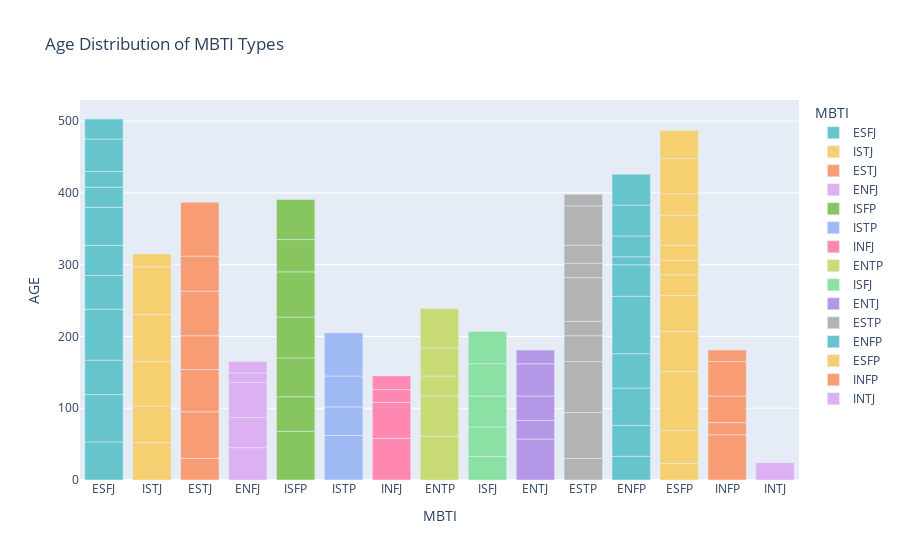

The cell this chart's notebook holds for it:
### Code cell
fig = px.bar(df, x='MBTI', y=("AGE"), title='Age Distribution of MBTI Types', color='MBTI', color_discrete_sequence=px.colors.qualitative.Pastel)
fig.show()

### Figure 1 — Plotly figure (JSON) as saved in the notebook; plotly's stock layout.template omitted (floating-point values rounded to 4 significant figures)
{"data": [{"alignmentgroup": "True", "hovertemplate": "MBTI=%{x}<br>AGE=%{y}<extra></extra>", "legendgroup": "ESFJ", "marker": {"color": "rgb(102, 197, 204)", "pattern": {"shape": ""}}, "name": "ESFJ", "offsetgroup": "ESFJ", "orientation": "v", "showlegend": true, "textposition": "auto", "type": "bar", "x": ["ESFJ", "ESFJ", "ESFJ", "ESFJ", "ESFJ", "ESFJ", "ESFJ", "ESFJ", "ESFJ", "ESFJ", "ESFJ"], "xaxis": "x", "y": [53, 66, 48, 71, 47, 42, 53, 28, 22, 45, 28], "yaxis": "y"}, {"alignmentgroup": "True", "hovertemplate": "MBTI=%{x}<br>AGE=%{y}<extra></extra>", "legendgroup": "ISTJ", "marker": {"color": "rgb(246, 207, 113)", "pattern": {"shape": ""}}, "name": "ISTJ", "offsetgroup": "ISTJ", "orientation": "v", "showlegend": true, "textposition": "auto", "type": "bar", "x": ["ISTJ", "ISTJ", "ISTJ", "ISTJ", "ISTJ", "ISTJ"], "xaxis": "x", "y": [52, 51, 62, 66, 66, 18], "yaxis": "y"}, {"alignmentgroup": "True", "hovertemplate": "MBTI=%{x}<br>AGE=%{y}<extra></extra>", "legendgroup": "ESTJ", "marker": {"color": "rgb(248, 156, 116)", "pattern": {"shape": ""}}, "name": "ESTJ", "offsetgroup": "ESTJ", "orientation": "v", "showlegend": true, "textposition": "auto", "type": "bar", "x": ["ESTJ", "ESTJ", "ESTJ", "ESTJ", "ESTJ", "ESTJ", "ESTJ"], "xaxis": "x", "y": [30, 65, 59, 47, 62, 49, 75], "yaxis": "y"}, {"alignmentgroup": "True", "hovertemplate": "MBTI=%{x}<br>AGE=%{y}<extra></extra>", "legendgroup": "ENFJ", "marker": {"color": "rgb(220, 176, 242)", "pattern": {"shape": ""}}, "name": "ENFJ", "offsetgroup": "ENFJ", "orientation": "v", "showlegend": true, "textposition": "auto", "type": "bar", "x": ["ENFJ", "ENFJ", "ENFJ", "ENFJ", "ENFJ"], "xaxis": "x", "y": [45, 42, 49, 13, 16], "yaxis": "y"}, {"alignmentgroup": "True", "hovertemplate": "MBTI=%{x}<br>AGE=%{y}<extra></extra>", "legendgroup": "ISFP", "marker": {"color": "rgb(135, 197, 95)", "pattern": {"shape": ""}}, "name": "ISFP", "offsetgroup": "ISFP", "orientation": "v", "showlegend": true, "textposition": "auto", "type": "bar", "x": ["ISFP", "ISFP", "ISFP", "ISFP", "ISFP", "ISFP", "ISFP"], "xaxis": "x", "y": [68, 48, 54, 57, 63, 45, 56], "yaxis": "y"}, {"alignmentgroup": "True", "hovertemplate": "MBTI=%{x}<br>AGE=%{y}<extra></extra>", "legendgroup": "ISTP", "marker": {"color": "rgb(158, 185, 243)", "pattern": {"shape": ""}}, "name": "ISTP", "offsetgroup": "ISTP", "orientation": "v", "showlegend": true, "textposition": "auto", "type": "bar", "x": ["ISTP", "ISTP", "ISTP", "ISTP"], "xaxis": "x", "y": [62, 40, 43, 60], "yaxis": "y"}, {"alignmentgroup": "True", "hovertemplate": "MBTI=%{x}<br>AGE=%{y}<extra></extra>", "legendgroup": "INFJ", "marker": {"color": "rgb(254, 136, 177)", "pattern": {"shape": ""}}, "name": "INFJ", "offsetgroup": "INFJ", "orientation": "v", "showlegend": true, "textposition": "auto", "type": "bar", "x": ["INFJ", "INFJ", "INFJ", "INFJ"], "xaxis": "x", "y": [58, 50, 18, 19], "yaxis": "y"}, {"alignmentgroup": "True", "hovertemplate": "MBTI=%{x}<br>AGE=%{y}<extra></extra>", "legendgroup": "ENTP", "marker": {"color": "rgb(201, 219, 116)", "pattern": {"shape": ""}}, "name": "ENTP", "offsetgroup": "ENTP", "orientation": "v", "showlegend": true, "textposition": "auto", "type": "bar", "x": ["ENTP", "ENTP", "ENTP", "ENTP", "ENTP"], "xaxis": "x", "y": [61, 56, 28, 39, 55], "yaxis": "y"}, {"alignmentgroup": "True", "hovertemplate": "MBTI=%{x}<br>AGE=%{y}<extra></extra>", "legendgroup": "ISFJ", "marker": {"color": "rgb(139, 224, 164)", "pattern": {"shape": ""}}, "name": "ISFJ", "offsetgroup": "ISFJ", "orientation": "v", "showlegend": true, "textposition": "auto", "type": "bar", "x": ["ISFJ", "ISFJ", "ISFJ", "ISFJ", "ISFJ"], "xaxis": "x", "y": [33, 41, 43, 45, 45], "yaxis": "y"}, {"alignmentgroup": "True", "hovertemplate": "MBTI=%{x}<br>AGE=%{y}<extra></extra>", "legendgroup": "ENTJ", "marker": {"color": "rgb(180, 151, 231)", "pattern": {"shape": ""}}, "name": "ENTJ", "offsetgroup": "ENTJ", "orientation": "v", "showlegend": true, "textposition": "auto", "type": "bar", "x": ["ENTJ", "ENTJ", "ENTJ", "ENTJ", "ENTJ"], "xaxis": "x", "y": [57, 26, 34, 45, 19], "yaxis": "y"}, {"alignmentgroup": "True", "hovertemplate": "MBTI=%{x}<br>AGE=%{y}<extra></extra>", "legendgroup": "ESTP", "marker": {"color": "rgb(179, 179, 179)", "pattern": {"shape": ""}}, "name": "ESTP", "offsetgroup": "ESTP", "orientation": "v", "showlegend": true, "textposition": "auto", "type": "bar", "x": ["ESTP", "ESTP", "ESTP", "ESTP", "ESTP", "ESTP", "ESTP", "ESTP", "ESTP", "ESTP"], "xaxis": "x", "y": [30, 64, 71, 36, 20, 61, 20, 25, 55, 16], "yaxis": "y"}, {"alignmentgroup": "True", "hovertemplate": "MBTI=%{x}<br>AGE=%{y}<extra></extra>", "legendgroup": "ENFP", "marker": {"color": "rgb(102, 197, 204)", "pattern": {"shape": ""}}, "name": "ENFP", "offsetgroup": "ENFP", "orientation": "v", "showlegend": true, "textposition": "auto", "type": "bar", "x": ["ENFP", "ENFP", "ENFP", "ENFP", "ENFP", "ENFP", "ENFP", "ENFP", "ENFP", "ENFP"], "xaxis": "x", "y": [33, 43, 52, 48, 80, 44, 11, 29, 43, 43], "yaxis": "y"}, {"alignmentgroup": "True", "hovertemplate": "MBTI=%{x}<br>AGE=%{y}<extra></extra>", "legendgroup": "ESFP", "marker": {"color": "rgb(246, 207, 113)", "pattern": {"shape": ""}}, "name": "ESFP", "offsetgroup": "ESFP", "orientation": "v", "showlegend": true, "textposition": "auto", "type": "bar", "x": ["ESFP", "ESFP", "ESFP", "ESFP", "ESFP", "ESFP", "ESFP", "ESFP", "ESFP", "ESFP", "ESFP", "ESFP"], "xaxis": "x", "y": [23, 46, 82, 56, 50, 29, 20, 21, 42, 30, 49, 39], "yaxis": "y"}, {"alignmentgroup": "True", "hovertemplate": "MBTI=%{x}<br>AGE=%{y}<extra></extra>", "legendgroup": "INFP", "marker": {"color": "rgb(248, 156, 116)", "pattern": {"shape": ""}}, "name": "INFP", "offsetgroup": "INFP", "orientation": "v", "showlegend": true, "textposition": "auto", "type": "bar", "x": ["INFP", "INFP", "INFP", "INFP", "INFP"], "xaxis": "x", "y": [63, 17, 37, 48, 16], "yaxis": "y"}, {"alignmentgroup": "True", "hovertemplate": "MBTI=%{x}<br>AGE=%{y}<extra></extra>", "legendgroup": "INTJ", "marker": {"color": "rgb(220, 176, 242)", "pattern": {"shape": ""}}, "name": "INTJ", "offsetgroup": "INTJ", "orientation": "v", "showlegend": true, "textposition": "auto", "type": "bar", "x": ["INTJ"], "xaxis": "x", "y": [24], "yaxis": "y"}], "layout": {"barmode": "relative", "legend": {"title": {"text": "MBTI"}, "tracegroupgap": 0}, "title": {"text": "Age Distribution of MBTI Types"}, "xaxis": {"anchor": "y", "categoryarray": ["ESFJ", "ISTJ", "ESTJ", "ENFJ", "ISFP", "ISTP", "INFJ", "ENTP", "ISFJ", "ENTJ", "ESTP", "ENFP", "ESFP", "INFP", "INTJ"], "categoryorder": "array", "domain": [0, 1], "title": {"text": "MBTI"}}, "yaxis": {"anchor": "x", "domain": [0, 1], "title": {"text": "AGE"}}}}
